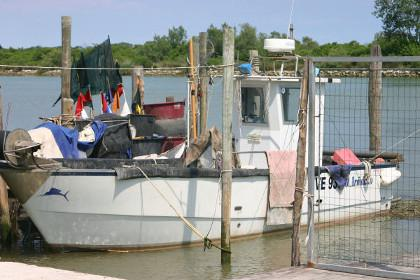

The Python source for this figure:
# Author:  Martin McBride
# Created: 2021-07-18
# Copyright (C) 2021, Martin McBride
# License: MIT

# Apply autocontrast to an image

from PIL import Image, ImageOps

image = Image.open('boat-small.jpg')
result_image = ImageOps.autocontrast(image)
result_image.save('imageops-autocontrast.jpg')
